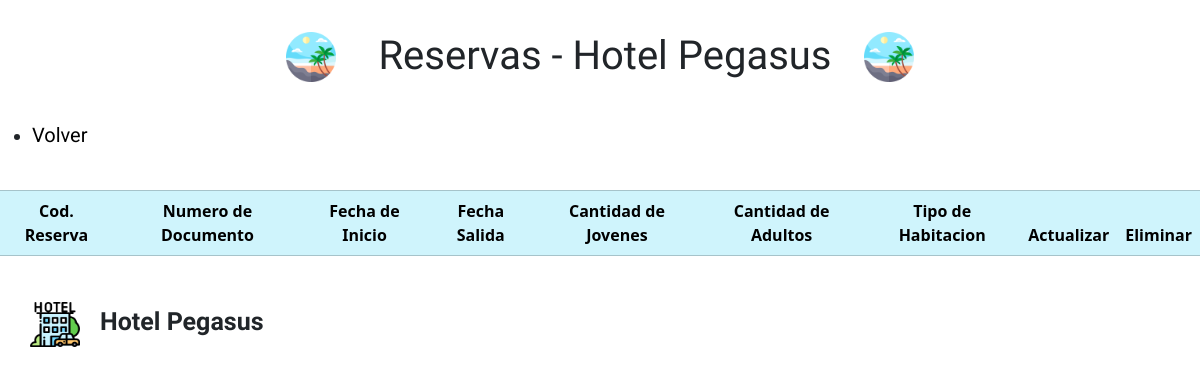
Page /reservas/mostrarReserva on the earlier database version.
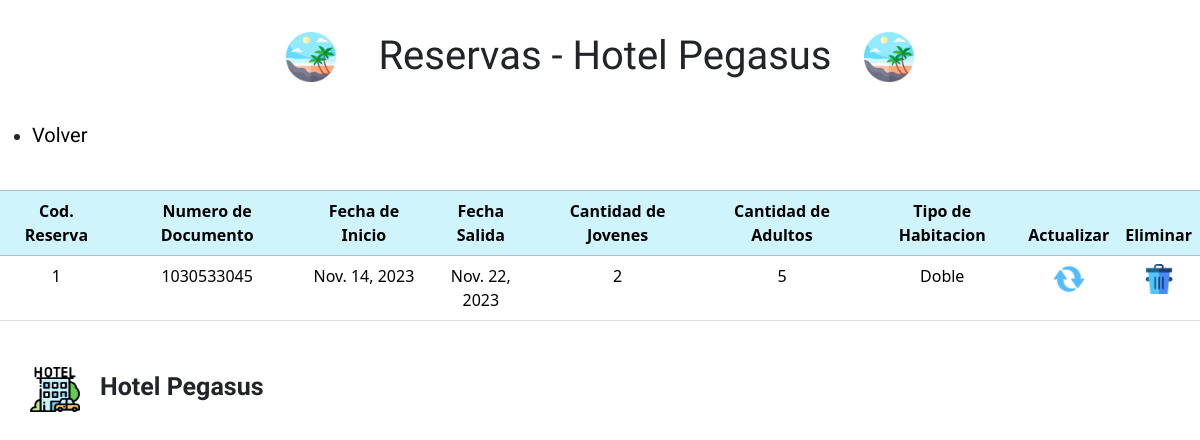
Same page on the later database version.
### reservaGestion/models.py (models this page shows)
class tb_reserva(models.Model):
    codigo_res = models.IntegerField(primary_key=True,verbose_name="Codigo de la reserva")
    numeroDocumento_cli = models.ForeignKey(tb_usuarios, verbose_name="Numero de documento del usuario", on_delete=models.CASCADE)
    fechaInicio_res = models.DateField(verbose_name='Fecha de inicio', auto_now=False, auto_now_add=False)
    fechaSalida_res = models.DateField(verbose_name='Fecha de salida', auto_now=False, auto_now_add=False)
    cantidadJovenes_res = models.IntegerField(verbose_name='Cantidad de jovenes')
    cantidadAdultos_res = models.IntegerField(verbose_name='Cantidad de adultos')
    codigo_hab = models.ForeignKey(tb_habitacion, default=0, verbose_name="Codigo de la habitacion", on_delete=models.CASCADE)

### usuariosGestion/models.py (models this page shows)
class tb_usuarios(models.Model):
    numeroDocumento_cli = models.CharField(primary_key = True,max_length=11, default="", verbose_name="Numero de Documento")
    correoElectronico_clI = models.EmailField(max_length=254, default="", verbose_name="Correo Electronico")
    nombres_cli = models.CharField(max_length=50, default="", verbose_name="Nombres Del usuario")
    apellidos_cli = models.CharField(max_length=50,default="", verbose_name="Apellidos del usuario")
    contrasena_cli = models.CharField(max_length=50, default="", verbose_name="Contraseña del usuario")
    codigo_tpD = models.ForeignKey(tb_tpDocumento, default=1, verbose_name="Codigo del tipo de documento", on_delete=models.CASCADE)
    codigo_rl = models.ForeignKey(tb_rol,default=1, verbose_name="Codigo de rol", on_delete=models.CASCADE)

### habitacionesGestion/models.py (models this page shows)
class tb_habitacion(models.Model):
    codigo_hab = models.IntegerField(primary_key=True, verbose_name='Codigo de la habitacion')
    codigo_tpH = models.ForeignKey("tb_tipoHabitacion", verbose_name="Codigo del tipo de habitacion", on_delete=models.CASCADE)
    precio_tpH = models.FloatField(verbose_name='Precio de la habitacion')
    descripcion_tpH = models.TextField(verbose_name='Descripcion de la habitacion')
    minimoPersonas_tpH = models.IntegerField(verbose_name='Minimo de personas')
    maximoPersonas_tpH = models.IntegerField(verbose_name='Maximo de personas')
    image_tpH = models.ImageField(upload_to='fotoHabitaciones')

class tb_tipoHabitacion(models.Model):
    codigo_tpH = models.IntegerField(primary_key=True,default=0, verbose_name='Codigo del tipo de habitacion')
    tipo_tpH = models.CharField(max_length=70,verbose_name='Tipo de habitacion')
    valorBase_tpH = models.FloatField(verbose_name='Valor base del tipo de habitacion')

### reservaGestion/views.py (the view)
# urls.py: path('mostrarReserva',mostrarReserva,name='mostrarReserva'),
def mostrarReserva(request):
    reserva = tb_reserva.objects.all()
    contexto = {
        'reserva' : reserva
    }
    return render(request,'mostrarReserva.html',contexto)

### templates/mostrarReserva.html (shortened to what this page needs)
{% load static %}
<!DOCTYPE html>
<html lang="es">
<head>
    <link href="https://cdn.jsdelivr.net/npm/bootstrap@5.3.2/dist/css/bootstrap.min.css" rel="stylesheet">
    <link rel="stylesheet" href="{% static 'css/verUsuarios.css' %}">
</head>
<body>
    <header>
        <div class="logoIzquierdo">
            <img src="{% static 'img/playa.png' %}" alt="logoIzquierda">
        </div>
        <h1 class="tituloEncabezado">Reservas - Hotel Pegasus</h1>
        <div class="logoIzquierdo">
            <img src="{% static 'img/playa.png' %}" alt="logoIzquierda">
        </div>
    </header>
    <ul>
        <li>
            <a href="{% url 'reserva' %}">Volver</a>
        </li>
    </ul>
    <table class="table">
        <br>
        <thead class="table-info table-bordered">
                <tr>
                    <th scope='col'>Cod. Reserva</th>
                    <th scope='col'>Numero de Documento</th>
                    <th scope='col'>Fecha de Inicio</th>
                    <th scope='col'>Fecha Salida</th>
                    <th scope='col'>Cantidad de Jovenes</th>
                    <th scope='col'>Cantidad de Adultos</th>
                    <th scope='col'>Tipo de Habitacion</th>
                    <th scope='col'>Actualizar</th>
                    <th scope='col'>Eliminar</th>
                </tr>
            {% for i in reserva %}
            </thead>
                <tr>
                    <td>{{i.codigo_res}}</td>
                    <td>{{i.numeroDocumento_cli.numeroDocumento_cli}}</td>
                    <td>{{i.fechaInicio_res}}</td>
                    <td>{{i.fechaSalida_res}}</td>
                    <td>{{i.cantidadJovenes_res}}</td>
                    <td>{{i.cantidadAdultos_res}}</td>
                    <td>{{i.codigo_hab.codigo_tpH.tipo_tpH}}</td>
                    <td>
                        <a href="actualizaReserva/{{i.codigo_res}}"><img src="{% static "img/actualizar.png" %}" alt="imagenActualizar" width="30px" ></a>
                    </td>
                    <td>
                        <a href="eliminarReserva/{{i.codigo_res}}"><img src="{% static "img/eliminar.png"%}" alt="imagenEliminar" width='30px'></a>
                    </td>
                </tr>
            {% endfor %}
    </table>
    <footer>
        <div class="contenedorFooter">
            <img src="{% static 'img/hotel.png' %}" alt="hotelIcono">
            <h3>Hotel Pegasus</h3>
        </div>
    </footer>
</body>
</html>

Differences in the rows shown:
added tb_reserva: codigo_res "1", numeroDocumento_cli.numeroDocumento_cli "1030533045", fechaInicio_res "Nov. 14, 2023", fechaSalida_res "Nov. 22, 2023", cantidadJovenes_res "2", cantidadAdultos_res "5", codigo_hab.codigo_tpH.tipo_tpH "Doble"
